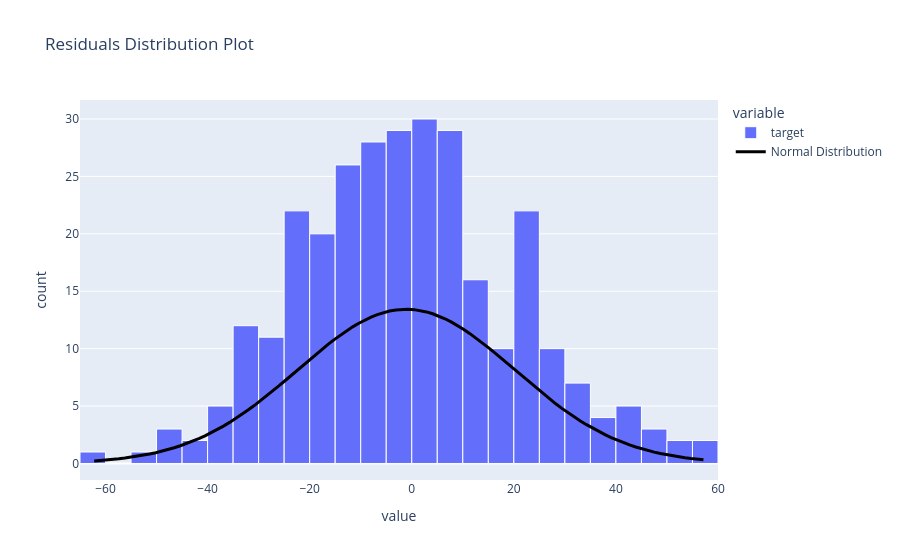

Write notebook code for a chart like this one.
### Code cell
import plotly.express as px
import plotly.graph_objects as go
import numpy as np
from scipy import stats

residuels = y_val - val_pred

# Create histogram
fig = px.histogram(residuels, nbins=50, title="Residuals Distribution Plot")
fig.update_traces(marker=dict(line=dict(color="white", width=1)))

# Calculate normal distribution curve
mu = residuels.mean()
sigma = residuels.std()
x_range = np.linspace(residuels.min(), residuels.max(), 100)
normal_curve = stats.norm.pdf(x_range, mu, sigma)

# Scale the curve to match histogram height
# We need to multiply by bin width and total count
bin_width = (residuels.max() - residuels.min()) / 50
normal_curve_scaled = normal_curve * len(residuels) * bin_width

# Add the normal distribution curve
fig.add_trace(go.Scatter(
    x=x_range, 
    y=normal_curve_scaled,
    mode='lines',
    name='Normal Distribution',
    line=dict(color='black', width=3)
))

fig.update_layout(showlegend=True)
fig.show()

### Figure 1 — Plotly figure (JSON) as saved in the notebook; plotly's stock layout.template omitted (floating-point values rounded to 4 significant figures; data arrays with more than 128 entries replaced by an {"elided": "..."} marker saying what was removed)
{"data": [{"bingroup": "x", "hovertemplate": "variable=target<br>value=%{x}<br>count=%{y}<extra></extra>", "legendgroup": "target", "marker": {"color": "#636efa", "line": {"color": "white", "width": 1}, "pattern": {"shape": ""}}, "name": "target", "nbinsx": 50, "orientation": "v", "showlegend": true, "type": "histogram", "x": {"elided": "300 float values"}, "xaxis": "x", "yaxis": "y"}, {"line": {"color": "black", "width": 3}, "mode": "lines", "name": "Normal Distribution", "type": "scatter", "x": [-62.22, -61.01, -59.81, -58.6, -57.39, -56.19, -54.98, -53.78, -52.57, -51.37, -50.16, -48.95, -47.75, -46.54, -45.34, -44.13, -42.93, -41.72, -40.51, -39.31, -38.1, -36.9, -35.69, -34.49, -33.28, -32.07, -30.87, -29.66, -28.46, -27.25, -26.05, -24.84, -23.63, -22.43, -21.22, -20.02, -18.81, -17.61, -16.4, -15.19, -13.99, -12.78, -11.58, -10.37, -9.166, -7.96, -6.754, -5.549, -4.343, -3.137, -1.932, -0.7258, 0.4799, 1.686, 2.891, 4.097, 5.303, 6.508, 7.714, 8.92, 10.13, 11.33, 12.54, 13.74, 14.95, 16.15, 17.36, 18.57, 19.77, 20.98, 22.18, 23.39, 24.59, 25.8, 27.01, 28.21, 29.42, 30.62, 31.83, 33.03, 34.24, 35.45, 36.65, 37.86, 39.06, 40.27, 41.47, 42.68, 43.89, 45.09, 46.3, 47.5, 48.71, 49.91, 51.12, 52.33, 53.53, 54.74, 55.94, 57.15], "y": [0.2161, 0.2539, 0.2974, 0.3472, 0.4041, 0.4687, 0.542, 0.6248, 0.7178, 0.8221, 0.9385, 1.068, 1.211, 1.369, 1.543, 1.734, 1.941, 2.167, 2.411, 2.674, 2.956, 3.257, 3.578, 3.917, 4.275, 4.65, 5.043, 5.45, 5.872, 6.306, 6.751, 7.204, 7.662, 8.123, 8.585, 9.044, 9.496, 9.94, 10.37, 10.78, 11.18, 11.55, 11.9, 12.22, 12.5, 12.75, 12.97, 13.14, 13.28, 13.37, 13.42, 13.43, 13.4, 13.32, 13.2, 13.04, 12.84, 12.6, 12.33, 12.02, 11.69, 11.33, 10.94, 10.53, 10.11, 9.669, 9.219, 8.763, 8.302, 7.84, 7.38, 6.925, 6.477, 6.038, 5.612, 5.198, 4.8, 4.418, 4.053, 3.706, 3.379, 3.07, 2.781, 2.51, 2.259, 2.026, 1.812, 1.615, 1.435, 1.271, 1.122, 0.9868, 0.8655, 0.7567, 0.6594, 0.5728, 0.496, 0.4281, 0.3683, 0.3158]}], "layout": {"barmode": "relative", "legend": {"title": {"text": "variable"}, "tracegroupgap": 0}, "showlegend": true, "title": {"text": "Residuals Distribution Plot"}, "xaxis": {"anchor": "y", "domain": [0, 1], "title": {"text": "value"}}, "yaxis": {"anchor": "x", "domain": [0, 1], "title": {"text": "count"}}}}
